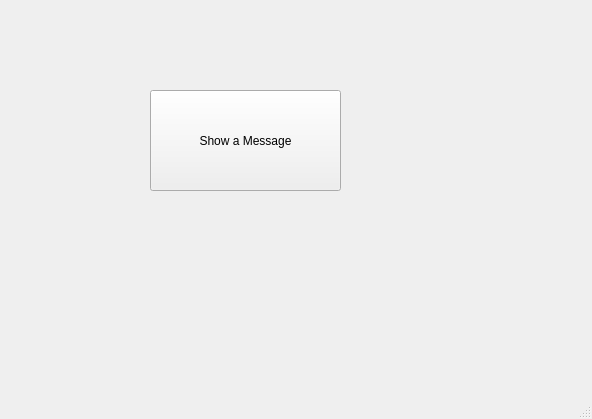
<?xml version="1.0" encoding="UTF-8"?>
<ui version="4.0">
 <class>MainWindow</class>
 <widget class="QMainWindow" name="MainWindow">
  <property name="geometry">
   <rect>
    <x>0</x>
    <y>0</y>
    <width>592</width>
    <height>419</height>
   </rect>
  </property>
  <property name="windowTitle">
   <string>MainWindow</string>
  </property>
  <widget class="QWidget" name="centralwidget">
   <widget class="QPushButton" name="pushButton">
    <property name="geometry">
     <rect>
      <x>150</x>
      <y>90</y>
      <width>191</width>
      <height>101</height>
     </rect>
    </property>
    <property name="text">
     <string>Show a Message</string>
    </property>
   </widget>
  </widget>
  <widget class="QMenuBar" name="menubar">
   <property name="geometry">
    <rect>
     <x>0</x>
     <y>0</y>
     <width>592</width>
     <height>21</height>
    </rect>
   </property>
  </widget>
  <widget class="QStatusBar" name="statusbar"/>
 </widget>
 <resources/>
 <connections/>
</ui>
